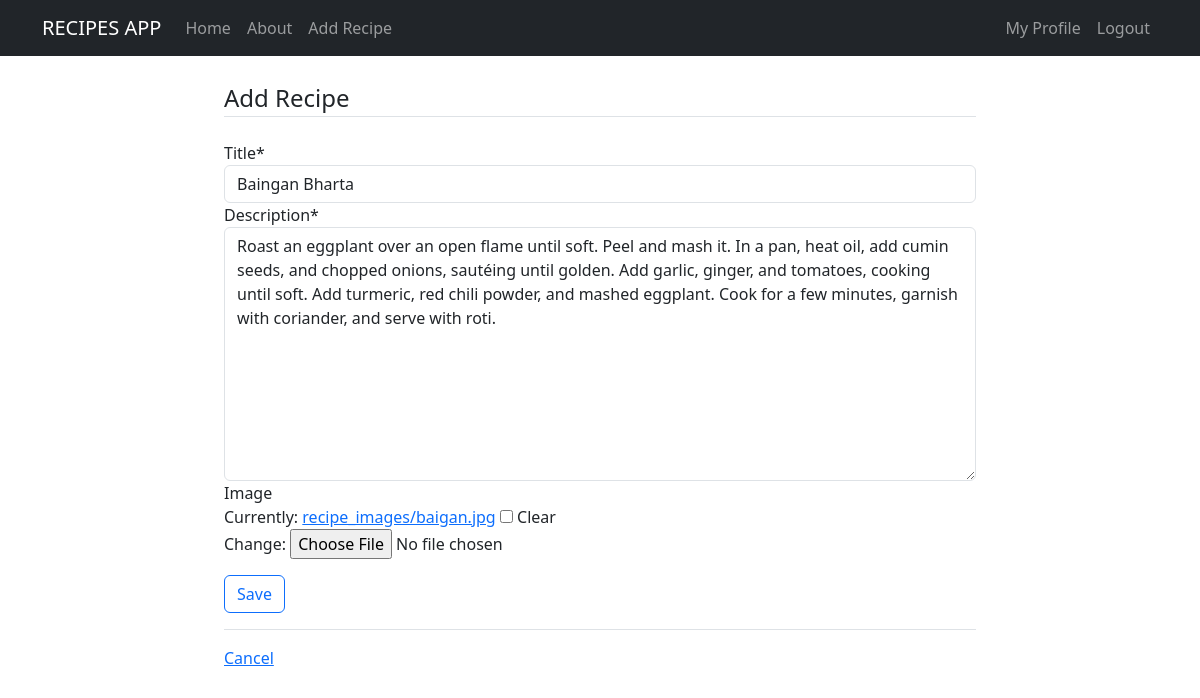
Page /recipe/8/update/ (signed in) on the committed database.
### recipes/models.py (models this page shows, shortened)
class Recipe(models.Model):
    title=models.CharField(max_length=100)
    description= models.TextField()
    author= models.ForeignKey(User , on_delete=models.CASCADE)
    created_at= models.DateTimeField(auto_now_add=True)
    updated_at=models.DateTimeField(auto_now=True)
    image= models.ImageField(upload_to='recipe_images/',null=True ,blank=True)

### recipes/views.py (the view, shortened to what this page needs)
# urls.py: path('recipe/<int:pk>/update/', views.RecipeUpdateView.as_view() ,name="recipe-update"),
class RecipeUpdateView(LoginRequiredMixin,UserPassesTestMixin, UpdateView):
    model =models.Recipe
    fields=['title','description','image']
    def test_func(self):
        recipe= self.get_object()
        return self.request.user == recipe.author

### recipes/templates/recipes/recipe_form.html (shortened to what this page needs)
{% extends 'recipes/base.html' %} {% load crispy_forms_tags %}
{% block content %}
<div class="container">
    <form method="POST" enctype="multipart/form-data">
        <fieldset class="form-group">
            <legend class="border-bottom mb-4">Add Recipe</legend>
            {{ form|crispy }}
        </fieldset>
        <div class="form-group py-3">
            <input class="btn btn-outline-primary" type="submit" value="Save" >
        </div>
    </form>
    <div class="border-top pt-3">
        <a href="{% url 'recipes-home' %}">Cancel</a>
    </div>
</div>
{% endblock content %}

### rows in the picture
Recipe: title "Baingan Bharta", description "Roast an eggplant over an open flame until soft. Peel and mash it. In a pan, heat oil, add cumin seeds, and chopped onions, sautéing until golden. Add garlic, ginger, and tomatoes, cooking until soft. Add turmeric, red chili powder, and mashed eggplant. Cook for a few minutes, garnish with coriander, and serve with roti."
